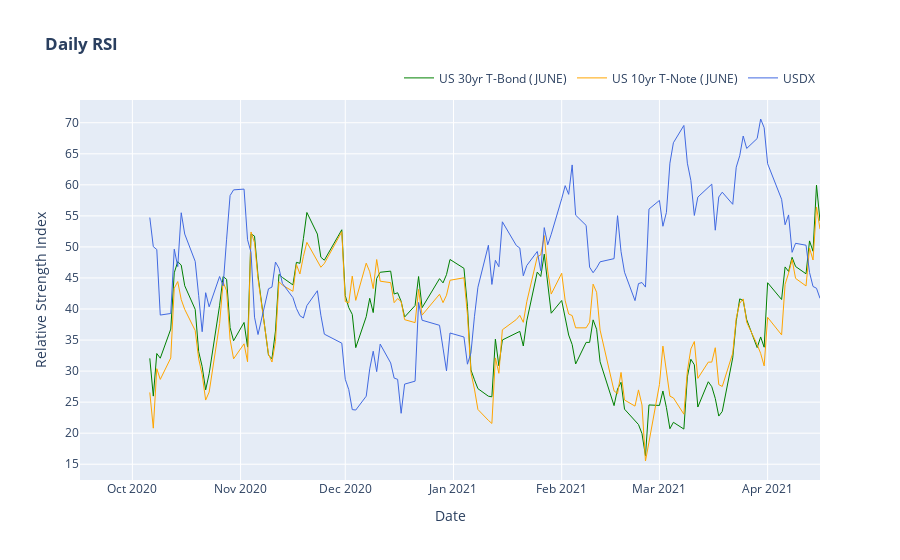

Notebook source saved alongside this figure:
### Code cell
#plot it!
fig = go.Figure()
#create lines/traces
fig.add_trace(go.Scatter(x=bonds_vs_usdx['Date'], y=bonds_vs_usdx['US 30yr T-Bond Close (JUNE)'],
                    mode='lines',
                    name='US 30yr T-Bond (JUNE)',
                    line=dict(color="green", width=1),))
fig.add_trace(go.Scatter(x=bonds_vs_usdx['Date'], y=bonds_vs_usdx['US 10yr T-Note Close (JUNE)'],
                    mode='lines',
                    name='US 10yr T-Note (JUNE)',
                    line=dict(color="orange", width=1),))
fig.add_trace(go.Scatter(x=bonds_vs_usdx['Date'], y=bonds_vs_usdx['USDX Close'],
                    mode='lines',
                    name='USDX',
                    line=dict(color="royalblue", width=1),))

#update axis ticks
fig.update_yaxes(nticks=30,showgrid=True)
fig.update_xaxes(nticks=12,showgrid=True)
#update layout
fig.update_layout(title="<b>Daily RSI</b>"
                 , height = 700
                 , xaxis_title='Date'
                 , yaxis_title='Relative Strength Index'
                 , template = "plotly" #['ggplot2', 'seaborn', 'simple_white', 'plotly', 'plotly_white', 'plotly_dark']
                 )
#update legend
fig.update_layout(legend=dict(
    orientation="h",
    yanchor="bottom",
    y=1.02,
    xanchor="right",
    x=1
))
#show the figure
fig.show()

### Figure 1 — Plotly figure (JSON) as saved in the notebook; plotly's stock layout.template omitted (floating-point values rounded to 4 significant figures; data arrays with more than 128 entries replaced by an {"elided": "..."} marker saying what was removed)
{"data": [{"line": {"color": "green", "width": 1}, "mode": "lines", "name": "US 30yr T-Bond (JUNE)", "type": "scatter", "x": {"elided": "145 str values"}, "y": {"elided": "145 float values"}}, {"line": {"color": "orange", "width": 1}, "mode": "lines", "name": "US 10yr T-Note (JUNE)", "type": "scatter", "x": {"elided": "145 str values"}, "y": {"elided": "145 float values"}}, {"line": {"color": "royalblue", "width": 1}, "mode": "lines", "name": "USDX", "type": "scatter", "x": {"elided": "145 str values"}, "y": {"elided": "145 float values"}}], "layout": {"autosize": true, "legend": {"orientation": "h", "x": 1, "xanchor": "right", "y": 1.02, "yanchor": "bottom"}, "title": {"text": "<b>Daily RSI</b>"}, "xaxis": {"autorange": true, "nticks": 12, "range": ["2020-09-16", "2021-04-16"], "showgrid": true, "title": {"text": "Date"}, "type": "date"}, "yaxis": {"autorange": true, "nticks": 30, "range": [12.46, 73.66], "showgrid": true, "title": {"text": "Relative Strength Index"}, "type": "linear"}}}
